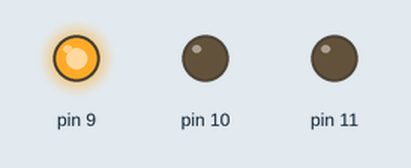
Bench run of a sketch on a simulated Arduino Uno, built with avr-gcc and run on an emulated ATmega328P. Shown: output pins drawn as LEDs (lit = HIGH).

Above: at 0.2 s.
At 1.2 s:
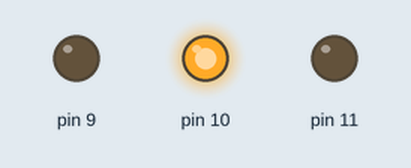
At 2.2 s:
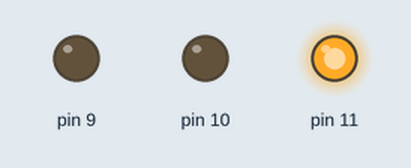
At 5.7 s:
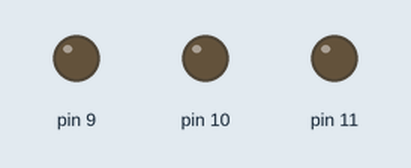
Timing chart, 0 to 6.9 s (numbered marks = the images above):
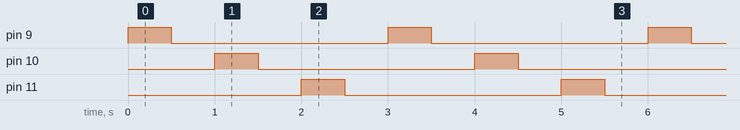

The sketch:

RGB-LED-Blink.ino
```cpp
#include <avr/io.h>
#include <util/delay.h>

int main() {
   // Set PB1, PB2, and PB3 as output for controlling LEDs
   DDRB |= (1 << PB1) | (1 << PB2) | (1 << PB3);

   while (1) {
        // Turn on red LED (PB1)
        PORTB |= (1 << PB1);
        _delay_ms(500);

        // Turn off red LED (PB1)
        PORTB &= ~(1 << PB1);
        _delay_ms(500);

        // Turn on green LED (PB2)
        PORTB |= (1 << PB2);
        _delay_ms(500);

        // Turn off green LED (PB2)
        PORTB &= ~(1 << PB2);
        _delay_ms(500);

        // Turn on blue LED (PB3)
        PORTB |= (1 << PB3);
        _delay_ms(500);

        // Turn off blue LED (PB3)
        PORTB &= ~(1 << PB3);
        _delay_ms(500);
	}

   return 0;
}
```

Measured:
- by itself, pin 9–11: alternates HIGH for 0.50 s and LOW for 2.5 s
- by itself, everything shown: repeats every 3.0 s, in 6 steps
